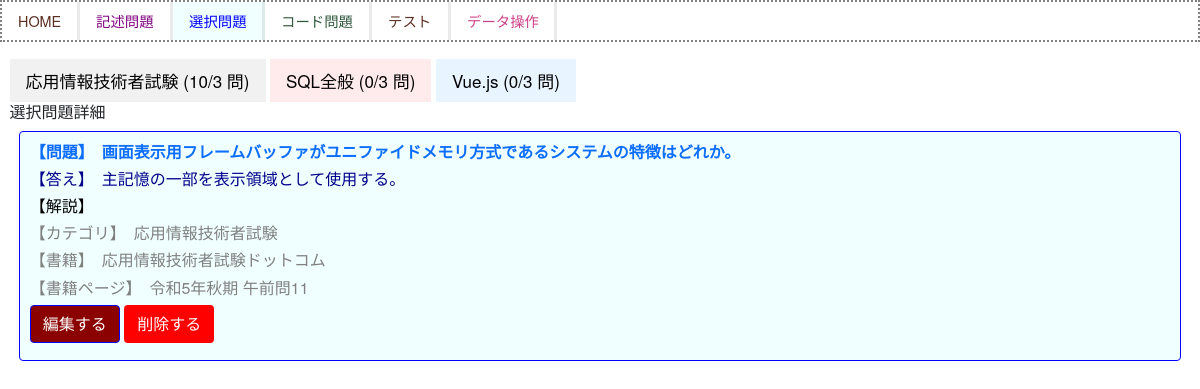
/choice/12/detail/, run on the app's committed database.
### sqlapp/models.py (models this page shows, shortened)
class Category(models.Model):
    name = models.CharField(max_length=100)
    def __str__(self):
        return self.name

class PracticeChoice(models.Model):
    question = models.TextField(verbose_name="問題")
    thumbnailQ1 = models.ImageField(verbose_name="画像1 (問題用)", null=True, blank= True)
    thumbnailQ2 = models.ImageField(verbose_name="画像2 (問題用)", null=True, blank= True)
    thumbnailQ3 = models.ImageField(verbose_name="画像3 (問題用)", null=True, blank= True)
    answer = models.TextField(verbose_name="正解")
    wronganswer1 = models.TextField(verbose_name="誤回答1", null=True, blank= True)
    wronganswer2 = models.TextField(verbose_name="誤回答2", null=True, blank= True)
    wronganswer3 = models.TextField(verbose_name="誤回答3", null=True, blank= True)
    wronganswer4 = models.TextField(verbose_name="誤回答4", null=True, blank= True)
    wronganswer5 = models.TextField(verbose_name="誤回答5", null=True, blank= True)
    wronganswer6 = models.TextField(verbose_name="誤回答6", null=True, blank= True)
    wronganswer7 = models.TextField(verbose_name="誤回答7", null=True, blank= True)
    wronganswer8 = models.TextField(verbose_name="誤回答8", null=True, blank= True)
    wronganswer9 = models.TextField(verbose_name="誤回答9", null=True, blank= True)
    explanation = models.TextField(verbose_name="解説", null=True,  blank=True,)
    thumbnailA1 = models.ImageField(verbose_name="画像1 (正解用)", null=True, blank= True)
    thumbnailA2 = models.ImageField(verbose_name="画像2 (正解用)", null=True, blank= True)
    thumbnailA3 = models.ImageField(verbose_name="画像3 (正解用)", null=True, blank= True)
    hint1 = models.TextField(verbose_name="ヒント1", null=True,  blank=True,)
    hint2 = models.TextField(verbose_name="ヒント2", null=True,  blank=True,)
    category = models.ForeignKey(Category, on_delete=models.CASCADE,verbose_name="カテゴリ", null=True,  blank=True)
    created_at = models.DateTimeField(auto_now_add=True)
    shoseki = models.ForeignKey(Book, on_delete=models.CASCADE,verbose_name="書籍・HP", null=True,  blank=True)
    shoseki_page = models.CharField(verbose_name="書籍ページ", max_length=255, null=True,  blank=True)

class Book(models.Model):
    name = models.CharField(max_length=100)
    def __str__(self):
        return self.name

### sqlapp/views.py (the view)
# urls.py: path('choice/<int:pk>/detail/', views.DetailQuestionChoiceView.as_view(), name='detail-question-choice'),
class DetailQuestionChoiceView(DetailView):
    object_list = PracticeChoice.objects.all()
    template_name = 'sqlapp/question_choice_detail.html'
    model = PracticeChoice
    def get_context_data(self, **kwargs):
        context = super().get_context_data(**kwargs)
        context['data'] = PracticeChoice.objects.all()
        categories_data = get_categories_data()
        context['categories_data'] = categories_data
        categories = Category.objects.all()
        context['categories'] = categories
        return context

### sqlapp/templates/sqlapp/question_choice_detail.html (shortened to what this page needs)
{% extends 'baseQuestionChoice.html' %}
{% block content %}
{% include 'sqlapp/components/tab_content.html' %}
<h2>選択問題詳細</h2>
    <div class="p-4 m-4 bg-light border border-success rounded">
        <h2 class="text-success detailMondaiColor">【問題】　{{ object.question|linebreaksbr }}</h2>
        <h2 class="text-success detailKotaeColor">【答え】　{{ object.answer }}</h2>
        <h2 class="text-success detailKaisetsuColor">【解説】　{{ object.explanation|linebreaksbr }}</h2>
        <h2 class="text-success detailKategoriColor">【カテゴリ】　{{ object.category }}</h2>
        <h2 class="text-success detailShosekiColor">【書籍】　{{ object.shoseki }}</h2>
        <h2 class="text-success detailShosekiPageColor">【書籍ページ】　{{ object.shoseki_page }}</h2>
        <a href="{% url 'update-question-choice' object.pk %}" class="btn btn-primary">編集する</a>
        <a href="{% url 'delete-question-choice' object.pk %}" class="btn btn-delete">削除する</a>
    </div>
{% endblock %}
{% load static %}

### sqlapp/templates/sqlapp/components/tab_content.html (shortened to what this page needs)
<div class="tab">
    {% for item in categories_data %}
    <button class="tablinks tab{{ forloop.counter }}" onclick="openTab(event, 'Tab{{ item.category.id }}')">
        {{ item.category.name }} ({{ item.today_count }}/{{ item.target_count }} 問)
    </button>
    {% endfor %}
</div>

### sqlapp/static/sqlapp/css/style.css (style rules this page uses)
body { font-family: 'Hannotate SC','HanziPen SC','Avenir','Helvetica Neue','Helvetica','Arial','Hiragino Sans','ヒラギノ角ゴシック',YuGothic,'Yu Gothic','メイリオ', Meiryo,'ＭＳ Ｐゴシック','MS PGothic' !important; }
a { text-decoration: none; }
body { background-color:rgba(249, 235, 235, 0.8); background-color: white ; background-blend-mode: lighten; }
.bg-light { --bs-bg-opacity: 0 !important; }
.m-4 { margin: 0.6rem !important; }
.btn-primary { color: #fff; background-color:darkred !important; border-color: blue !important; }
.btn-delete { background-color:red !important; }
.h2, h2 { font-size: 12pt !important; }
.detailMondaiColor { color: black !important; }
.detailKotaeColor { color: brown !important; }
.detailKaisetsuColor { color: navy !important; }
.detailShosekiColor { color: grey !important; }
.detailShosekiPageColor { color: grey !important; }
body, html, main { height: 100%; margin: auto 0; font-family: 'Hannotate SC','HanziPen SC','Avenir','Helvetica Neue','Helvetica','Arial','Hiragino Sans','ヒラギノ角ゴシック',YuGothic,'Yu Gothic','メイリオ', Meiryo,'ＭＳ Ｐゴシック','MS PGothic'; }
.p-4 { line-height: 15px !important; }
.border-success { border-color: rgba(100, 100, 100, 1) !important; }
.tab button { background-color: inherit; border: none; outline: none; cursor: pointer; padding: 14px 16px; transition: 0.3s; font-size: 17px; display: inline-block; }
.tab button.tab1 { background-color: #f1f1f1; }
.tab button.tab2 { background-color: #ffebeb; }
.tab button.tab3 { background-color: #e8f4ff; }

### sqlapp/static/sqlapp/css/styleQuestionChoice.css (style rules this page uses)
body { font-family: 'Hannotate SC','HanziPen SC','Avenir','Helvetica Neue','Helvetica','Arial','Hiragino Sans','ヒラギノ角ゴシック',YuGothic,'Yu Gothic','メイリオ', Meiryo,'ＭＳ Ｐゴシック','MS PGothic' !important; }
body { background-color:rgba(249, 235, 235, 0.8); background-color: white ; background-blend-mode: lighten; }
.bg-light { --bs-bg-opacity: 0 !important; }
.p-4 { padding: 0.6rem !important; }
.m-4 { margin: 0.6rem !important; }
.btn-delete { color: white; }
.h2, h2 { font-size: 12pt !important; }
.m-4 { background-color: #f0ffff !important; color: blue; border-style:solid !important; border-color: blue !important; }
.detailMondaiColor { color: #0d6efd !important; font-weight: bold; }
.detailKotaeColor { color: darkblue !important; }
.detailKaisetsuColor { color:black !important; }
.detailKategoriColor { color: grey !important; }
.detailShosekiColor { color: grey !important; }
body, html, main { height: 100%; margin: auto 0; font-family: 'Hannotate SC','HanziPen SC','Avenir','Helvetica Neue','Helvetica','Arial','Hiragino Sans','ヒラギノ角ゴシック',YuGothic,'Yu Gothic','メイリオ', Meiryo,'ＭＳ Ｐゴシック','MS PGothic'; }

### data on the page
Category: category.name "応用情報技術者試験", today_count "10", target_count "3"
Category: category.name "SQL全般", today_count "0", target_count "3"
Category: category.name "Vue.js", today_count "0", target_count "3"
PracticeChoice: question "画面表示用フレームバッファがユニファイドメモリ方式であるシステムの特徴はどれか。", answer "主記憶の一部を表示領域として使用する。", category "応用情報技術者試験", shoseki "応用情報技術者試験ドットコム", shoseki_page "令和5年秋期 午前問11"
